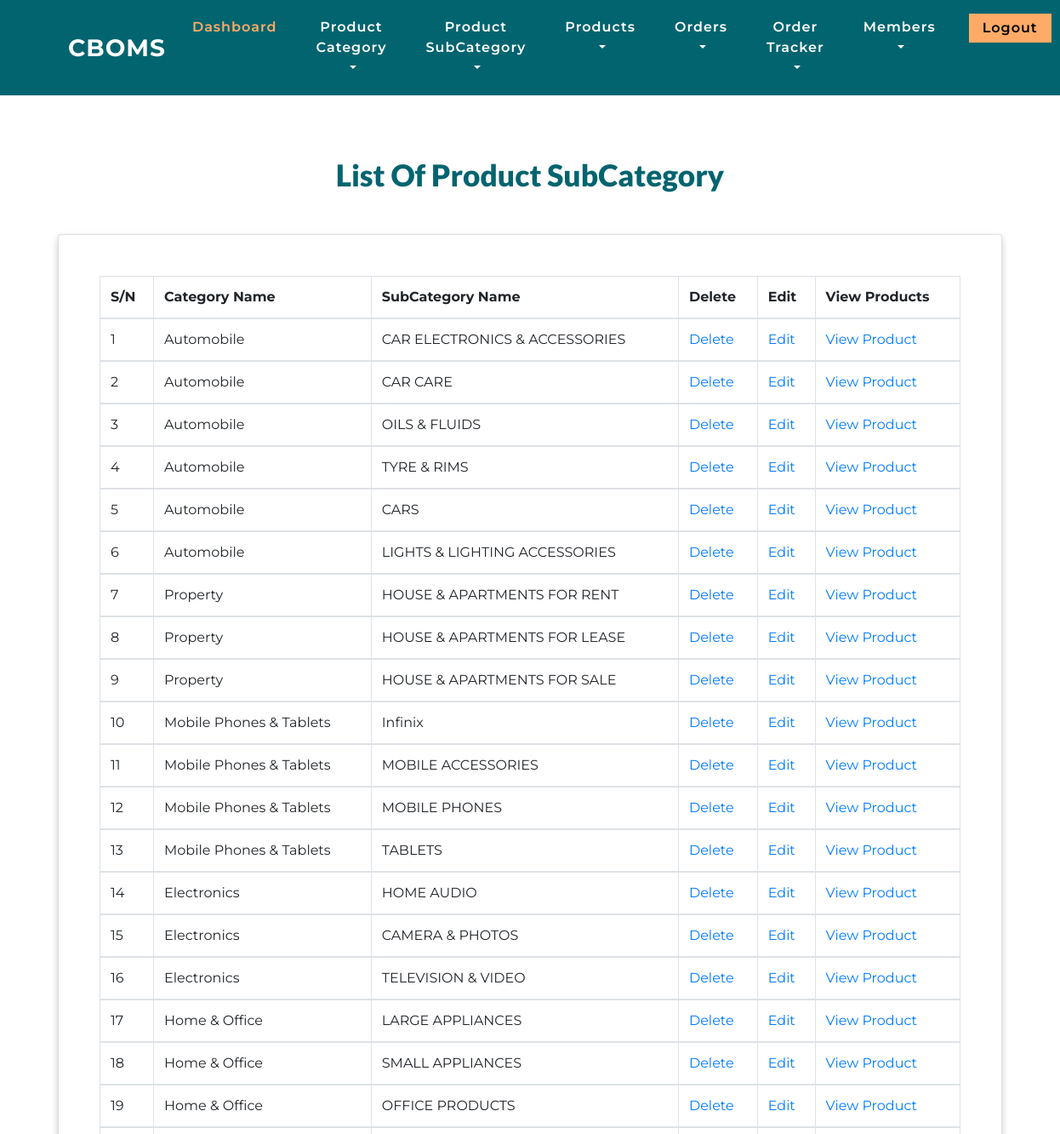
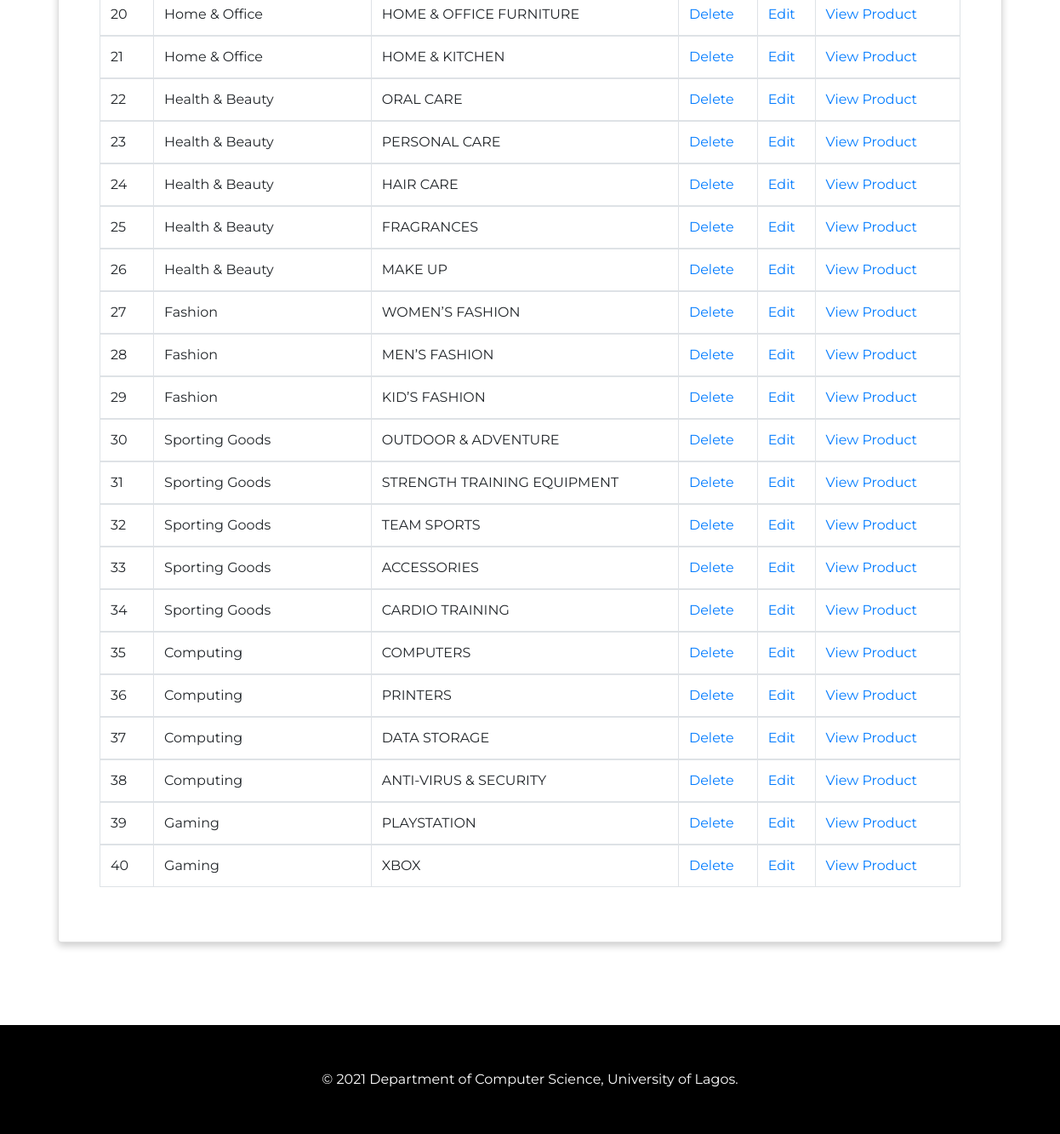
Page /view_subcategory.php (signed in) on the committed database (2 pictures, top to bottom).
### tables this page shows
CREATE TABLE `subcategory_tbl` (
  `subcat_id` int(11) NOT NULL,
  `cat_id` int(11) NOT NULL,
  `subcategory_name` varchar(200) NOT NULL
);

CREATE TABLE `category` (
  `cat_id` int(11) NOT NULL,
  `category_name` varchar(200) NOT NULL
);

### view_subcategory.php (the view, shortened to what this page needs)
<?php
include_once('functions/connd.php');
include_once('admin_header.php');
?>
	<section class="case_w3ls  py-lg-5">
		<div class="container py-5">
			<div class="text-center wthree-title pb-sm-5 pb-3">
				<h3 class="w3l-sub">List of Product SubCategory</h4>
			</div>
			<div class="row">
				<div class="col-lg-0 col-md-6">
				</div>
				<div class="col-lg-12 col-md-6 my-md-0 mt-4">
				<div class="thumbnail card" style="background-color: #fff; box-shadow: 0 4px 8px 0 rgba(0,0,0,0.2); text-align: left;">
                            <div class="caption card-body p-lg-5 p-3">
<?php
	 echo "<div class='row'>
     <div class='col-md-12'>
      <table class='table table-bordered' style='font-size:12'>
        <thead>
          <tr >
            <th>S/N</th>
            <th>Category Name</th>
			      <th>SubCategory Name</th>
            <th>Delete</th>
            <th>Edit</th>
            <th>View Products</th>
           </tr>
        </thead>";
        $sql=mysqli_query($connection, "SELECT * FROM subcategory_tbl ORDER BY cat_id") or die (mysqli_error($connection));
        $i=1;
        while($row=mysqli_fetch_array($sql)){
                $a=$row['subcat_id'];
                $b=$row['cat_id'];
			        	$c=$row['subcategory_name'];
                    $asq1=mysqli_query($connection, "SELECT * FROM category WHERE cat_id='$b'");
                    while($nirow = mysqli_fetch_array($asq1)){
                      $td = $nirow['category_name'];
                    }
                $first = base64_encode($a);
                $second = base64_encode($b);
                $third = base64_encode($c);
                $four = base64_encode($td);
                echo "<tbody>
                            <tr style='font-size:10'>
                                    <td>$i</td>
                                    <td>$td</td>
                                    <td>$c</td>
                                  ";
                                ?>
                                    <td><?php echo "<a href=\"delete_subcategory.php?as=$first\">Delete</a>"; ?></td>
                                    <td><?php echo "<a href=\"edit_subcategory.php?as=$first&bs=$second&cs=$third&ds=$four\">Edit</a>"; ?></td>
                                    <td><?php echo "<a href=\"view_ads.php?as=$first&bs=$second&cs=$third&ds=$four\">View Product</a>"; ?></td>
                           <?php echo "
                            </tr>
                    </tbody>";
                $i++;
            }
echo "</table>
</div>
</div>";
?>
                           </div>
                           </div>
				</div>
				<div class="col-lg-0 col-md-6 my-lg-0 mt-4">
				</div>
			</div>
		</div>
	</section>
<?php
include_once("footer.php");
?>

### css/style.css (style rules this page uses)
body { margin: 0; font-family: 'Montserrat', sans-serif; background: #fff; }
body a, .slider-info a { transition: 0.5s all; -webkit-transition: 0.5s all; -moz-transition: 0.5s all; -o-transition: 0.5s all; -ms-transition: 0.5s all; text-decoration: none; outline: none; }
h1, h2, h3, h4, h5, h6 { margin: 0; font-family: 'Lato', sans-serif; font-weight:700; }
h3.w3l-sub { color: #02646f; font-size: 2.2em; text-transform: capitalize; font-weight: 800; }

### rows in the picture
subcategory_tbl: cat.category_name "Automobile", subcategory_name "CAR ELECTRONICS & ACCESSORIES"
subcategory_tbl: cat.category_name "Automobile", subcategory_name "CAR CARE"
subcategory_tbl: cat.category_name "Automobile", subcategory_name "OILS & FLUIDS"
subcategory_tbl: cat.category_name "Automobile", subcategory_name "TYRE & RIMS"
subcategory_tbl: cat.category_name "Automobile", subcategory_name "CARS"
subcategory_tbl: cat.category_name "Automobile", subcategory_name "LIGHTS & LIGHTING ACCESSORIES"
subcategory_tbl: cat.category_name "Property", subcategory_name "HOUSE & APARTMENTS FOR RENT"
subcategory_tbl: cat.category_name "Property", subcategory_name "HOUSE & APARTMENTS FOR LEASE"
subcategory_tbl: cat.category_name "Property", subcategory_name "HOUSE & APARTMENTS FOR SALE"
subcategory_tbl: cat.category_name "Mobile Phones & Tablets", subcategory_name "Infinix"
subcategory_tbl: cat.category_name "Mobile Phones & Tablets", subcategory_name "MOBILE ACCESSORIES"
subcategory_tbl: cat.category_name "Mobile Phones & Tablets", subcategory_name "MOBILE PHONES"
subcategory_tbl: cat.category_name "Mobile Phones & Tablets", subcategory_name "TABLETS"
subcategory_tbl: cat.category_name "Electronics", subcategory_name "HOME AUDIO"
subcategory_tbl: cat.category_name "Electronics", subcategory_name "CAMERA & PHOTOS"
subcategory_tbl: cat.category_name "Electronics", subcategory_name "TELEVISION & VIDEO"
subcategory_tbl: cat.category_name "Home & Office", subcategory_name "LARGE APPLIANCES"
subcategory_tbl: cat.category_name "Home & Office", subcategory_name "SMALL APPLIANCES"
subcategory_tbl: cat.category_name "Home & Office", subcategory_name "OFFICE PRODUCTS"
subcategory_tbl: cat.category_name "Home & Office", subcategory_name "HOME & OFFICE FURNITURE"
subcategory_tbl: cat.category_name "Home & Office", subcategory_name "HOME & KITCHEN"
subcategory_tbl: cat.category_name "Health & Beauty", subcategory_name "ORAL CARE"
subcategory_tbl: cat.category_name "Health & Beauty", subcategory_name "PERSONAL CARE"
subcategory_tbl: cat.category_name "Health & Beauty", subcategory_name "HAIR CARE"
subcategory_tbl: cat.category_name "Health & Beauty", subcategory_name "FRAGRANCES"
subcategory_tbl: cat.category_name "Health & Beauty", subcategory_name "MAKE UP"
subcategory_tbl: cat.category_name "Fashion", subcategory_name "WOMEN’S FASHION"
subcategory_tbl: cat.category_name "Fashion", subcategory_name "MEN’S FASHION"
subcategory_tbl: cat.category_name "Fashion", subcategory_name "KID’S FASHION"
subcategory_tbl: cat.category_name "Sporting Goods", subcategory_name "OUTDOOR & ADVENTURE"
subcategory_tbl: cat.category_name "Sporting Goods", subcategory_name "STRENGTH TRAINING EQUIPMENT"
subcategory_tbl: cat.category_name "Sporting Goods", subcategory_name "TEAM SPORTS"
subcategory_tbl: cat.category_name "Sporting Goods", subcategory_name "ACCESSORIES"
subcategory_tbl: cat.category_name "Sporting Goods", subcategory_name "CARDIO TRAINING"
subcategory_tbl: cat.category_name "Computing", subcategory_name "COMPUTERS"
subcategory_tbl: cat.category_name "Computing", subcategory_name "PRINTERS"
subcategory_tbl: cat.category_name "Computing", subcategory_name "DATA STORAGE"
subcategory_tbl: cat.category_name "Computing", subcategory_name "ANTI-VIRUS & SECURITY"
subcategory_tbl: cat.category_name "Gaming", subcategory_name "PLAYSTATION"
subcategory_tbl: cat.category_name "Gaming", subcategory_name "XBOX"
